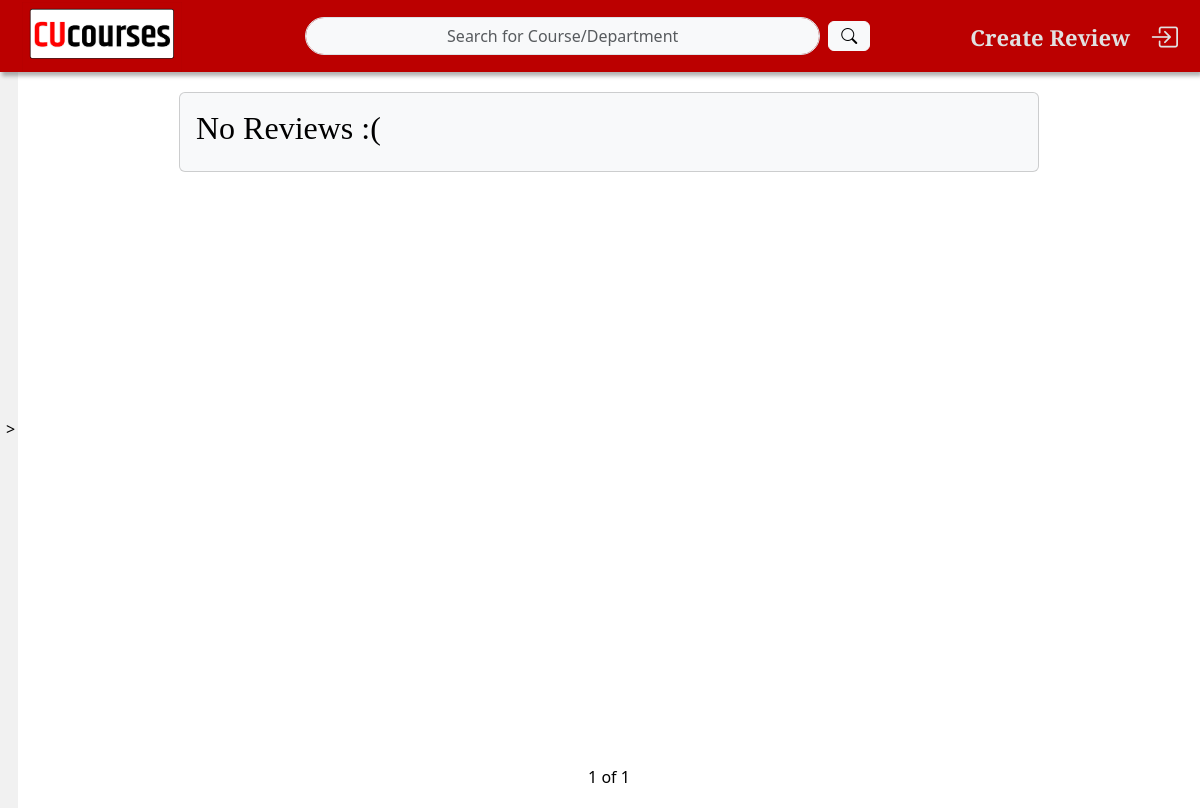
The page /search/?search_terms=History&page=1 on the database as committed earlier.
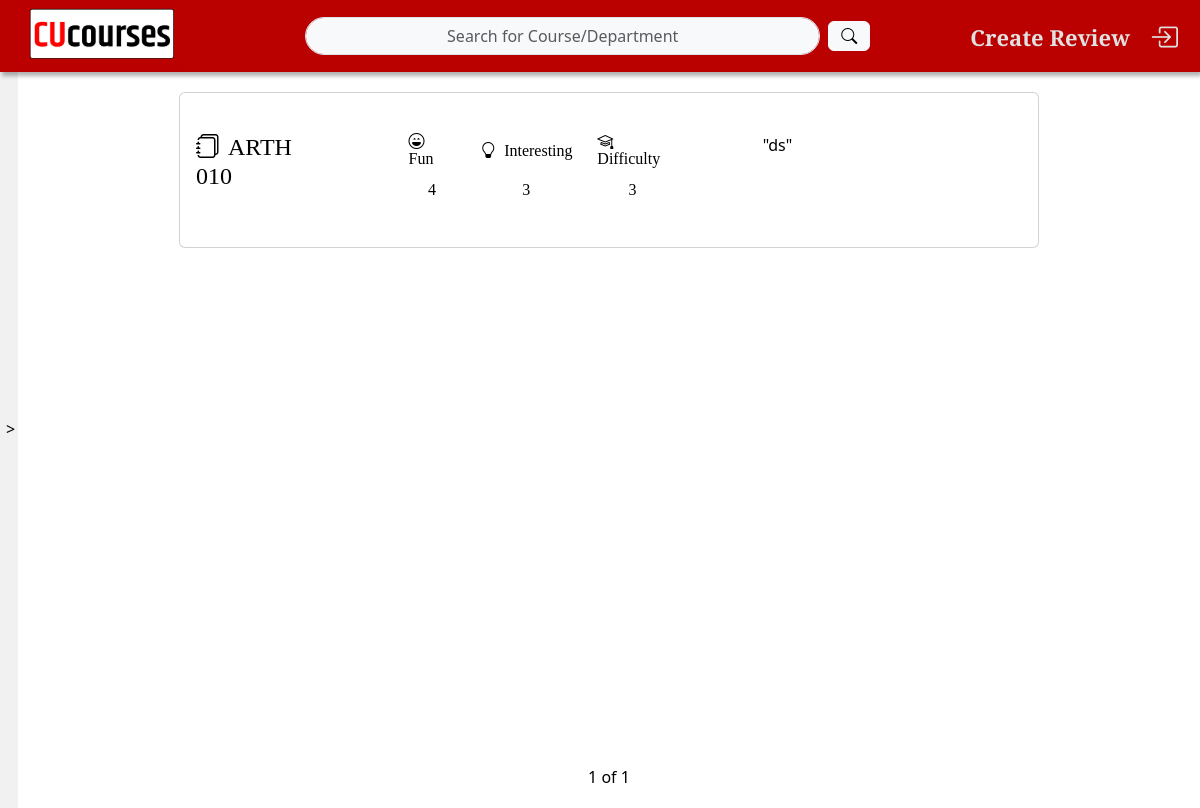
The same page on the database as committed later.
### reviews/models.py (models this page shows)
class review(models.Model):
    user = models.ForeignKey(User, on_delete=models.CASCADE, default="Anonymous")
    course = models.ForeignKey(course,on_delete=models.CASCADE,null=True)
    instructor = models.CharField(max_length=30)
    reviewText = models.TextField(max_length=800, null=False)
    anon = models.BooleanField(default=True)
    created = models.DateTimeField(auto_now_add=True)
    textbook = models.BooleanField(default=True)
    CHOICES = (
        ('1', '1'),
        ('2', '2'),
        ('3', '3'),
        ('4', '4'),
        ('5', '5'),
    )
    fun = models.CharField(max_length=1, choices=CHOICES,default='3')
    interesting = models.CharField(max_length=1, choices=CHOICES,default='3')
    difficult = models.CharField(max_length=1, choices=CHOICES,default='3')
    def __str__(self):
        return str(self.course)
    def snippet (self):
        if len(self.reviewText)>151:
            return "\"" + self.reviewText[:150] + "...\""
        else:
            return "\"" + self.reviewText + "\""
    class Meta:
        ordering = ['created']

class course(models.Model):
    courseCode = models.CharField(max_length=10)
    courseName = models.CharField(max_length=40)
    dept = models.ForeignKey(department,on_delete=models.CASCADE,null=True)
    def __str__(self):
        return self.courseCode

### reviews/views.py (the view)
# urls.py: path('search/', searchReviews.as_view(), name='search_reviews'),
class searchReviews(ListView):
    model = review
    context_object_name = "reviews"
    template_name = "reviews/searchReviews.html"
    paginate_by = 15
    def get_context_data(self, *args, **kwargs):
        context = super().get_context_data(*args, **kwargs)
        context['searchterms'] = self.request.GET.get('search_terms').upper()
        context['depts'] = department.objects.all()
        return context
    def get_queryset(self):
        search_term = self.request.GET.get('search_terms')
        queryset = review.objects.filter(
            models.Q(course__courseCode__icontains=search_term) |
            models.Q(course__courseName__icontains=search_term) |
            models.Q(course__dept__deptName__icontains=search_term)
        )
        return queryset

### reviews/templates/reviews/searchReviews.html
<html>
    {% load static %}
    <link rel="stylesheet"  type="text/css" href="{% static 'allStyles.css' %}">
    <header>
        {% include "./navMenu.html" %}
    </header>
    <body>
        <div class="container-fluid-p-0 d-flex flex-row belowNav">
            <div class="sideContainer">
            {% include "./sideMenu.html" with title_phrase='All Reviews'%}
            </div>
            <div class="contentTable">
                {% include "./reviewTable.html" %}
            </div>
        </div>
    </body>
</html>

### reviews/templates/reviews/navMenu.html (shortened to what this page needs)
{% load static %}
<head>
    <link href="https://cdn.jsdelivr.net/npm/bootstrap@5.3.0-alpha1/dist/css/bootstrap.min.css" rel="stylesheet">
    <link rel="stylesheet" href="https://cdn.jsdelivr.net/npm/bootstrap-icons@1.10.4/font/bootstrap-icons.css">
</head>
<body>
    <nav id = "mainNav" class = "navbar p-0">
        <div class="container-fluid">
            <ul class="mr-0 pr-0">
                <li><a class = "navbar noHover" href="{% url 'homePage' %}">
                        <img src= "{% static 'cuCoursesLogo.png' %}" alt="Logos" width="160" height="70" class="logo">
                    </a>
                </li>
                <li>
                </li>
            </ul>
            {% if request.path != '/' %}
            <div class ="navSearch">
                <form action="{% url 'search_reviews' %}" method="get" autocapitalize="on" class = "m-0 p-0">
                    <div class="row">
                        <div class="col-11 p-0">
                            <input id="search-input" type="text" name="search_terms" placeholder="Search for Course/Department" class="input-group-text form-control form-control-sm">
                        </div>
                        <div class="col-1 justify-content-center ps-2">
                            <button id="search-button" class = "btn btn-light  mt-1" type="submit"><i class="bi bi-search"></i></button>
                        </div>
                    </div>
                </form>
             </div>
             {% endif %}
            <ul class = "navbar-right m-0 p-0">
                <li><a id="create-review"href="{% url 'create-review' %}">Create Review</a></li>
                <li>
                    {%if request.user.is_authenticated%}
                    <a id="logout" href="{% url 'logout' %}" class="username-tooltip noHover mt-2" data-username="{{ request.user.username }}">
                        <h3><i class="bi bi-box-arrow-right"></i></h3>
                    </a>
                    {%else%}
                    <a id="login" href ="{% url 'login' %}" class="noHover mt-2">
                        <h3><i class="bi bi-box-arrow-in-right"></i></h3>
                    </a>
                    {% endif %}
                </li>
            </ul>
        </div>
    </nav>
</body>

### reviews/templates/reviews/sideMenu.html (shortened to what this page needs)
{% load static %}
<div class="sidebar" style="height: 97%; padding-top: 3%;">
    <button id='toggle' class="sidebar-toggle" onclick="toggle()">></button>
</div>

### reviews/templates/reviews/reviewTable.html (shortened to what this page needs)
{% load static %}
<div class ="reviewTable">
    <div class="container d-flex flex-column" style="height: 95%;">
        <div class="m-2" style="height: 100%; overflow-y: scroll;">
          <div class="card-deck">
            {% for review in reviews %}
            <div class="card mb-4" onclick="goToDetails('{% url 'review' review.id %}')">
              <div class="card-body text-black">
                <div class="row py-4">
                    <div class="col-2 justify-content-center">
                        <h4 class="card-title text"> <i class="bi bi-journals me-2"></i>{{ review }}</h4>
                    </div>
                    <div class="col-1"></div>
                    <div class="col-4">
                        <div class="row mb-1">
                            <div class="col-3 icon-container"><h6><i class="bi bi-emoji-laughing me-1"></i> Fun</h6></div>
                            <div class="col-5 icon-container"> <h6><i class="bi bi-lightbulb me-1"></i> Interesting</h6></div>
                            <div class="col-4 icon-container"><h6><i class="bi bi-mortarboard me-1"></i> Difficulty</h6></div>
                        </div>
                        <div class="row">
                            <div class="col-3 icon-container"> <h6>{{review.fun}}</h6></div>
                            <div class="col-5 icon-container"> <h6>{{review.interesting}}</h6></div>
                            <div class="col-4 icon-container"> <h6>{{review.difficult}}</h6></div>
                        </div>
                    </div>
                    <div class="col-1"></div>
                    <div class="col-4">
                        <p class="card-text"> {{ review.snippet }}</p>
                    </div>
                </div>
              </div>
            </div>
            {% empty %}
            <div class="card bg-light">
              <div class="card-body text-black">
                <h2 class="card-title">No Reviews :(</h2>
              </div>
            </div>
            {% endfor %}
          </div>
        </div>
      </div>
    <div class="row-xs pagination" style="height: 5%;">
            {{ page_obj.number }} of {{ page_obj.paginator.num_pages }}
    </div>
</div>

### reviews/static/allStyles.css (style rules this page uses)
:root { --primary-color: rgb(187, 0, 0); --secondary-color: rgba(99, 99, 99, 0.69);; --tertiary-color: rgb(250, 255, 184); --primary-dark: rgb(95, 0, 0); --black: rgb(27, 27, 27); --white: rgb(255, 255, 255); --text-color: rgb(225, 225, 225); --darkgray: rgb(50,50,50); --lightgray: rgb(241, 241, 241); --gradient-vertical: linear-gradient(rgb(187, 0, 0), rgb(255, 255, 255)); --gradient-horizontal: linear-gradient(to right,rgb(187, 0, 0), rgb(255, 255, 255)); --shadow: 2px 4px 4px hsla(0, 0%, 0%, 0.305); --body-font: 'Source Serif Pro', Times, serif; --heading-font: 'Crimson Text', Times, serif; }
body { background-color: var(--white); }
h1, h2, h3, h4, h5, h6 { font-family: var(--heading-font); }
form { color: black; }
a { text-decoration: underline; color: var(--black); font-weight: bold; }
.pagination { color: black; display: flex; justify-content: center; }
.reviewTable { overflow-y: scroll; background-color: var(--white); color: var(--text-color); padding: 0; height: 99%; padding-top: 1%; width: 75%; min-width: 75vw; }
.contentTable { height: 92vh; display: flex; flex-direction: row; justify-content: center; background-color: var(--white); color: var(--text-color); width: 100%; }
.icon-container { display: flex; align-items: center; justify-content: center; }
.sideContainer { height: 92vh; background-color: var(--lightgray); color: var(--text-color); }
.sidebar { height: 92vh; background-color: var(--lightgray); color: var(--text-color); padding: 0; display: flex; flex-direction: row; justify-content: center; }
.sidebar-toggle { background-color: var(--lightgray); color: rgb(0, 0, 0); border: none; width: 1.5vw; height: 100%; }
#mainNav { background: var(--primary-color); color: var(--black); box-shadow: var(--shadow); width: 100%; height:9vh; position: fixed; z-index: 999; }
#search-input { min-width: 500px; border-radius: 20px; }
.belowNav { padding-top:9vh; background: rgb(241, 241, 241); }
#mainNav ul { padding: 0; margin: 0; list-style: 0; height: 8vh; display: flex; align-items: center; }
#mainNav li { display: inline-flex; vertical-align: middle; padding: 10px 10px; align-items: center; height: 8vh; }
#mainNav a { color: var(--text-color); text-decoration: none; font-family: var(--heading-font); font-size: 22px; border-top: 2px solid transparent; }

Rows that differ between the two databases and show on the page:
added review: course.courseCode "ARTH 010", fun "4", interesting "3", difficult "3", snippet "\"ds\""
Other text that changed with them:
text no longer shown: "No Reviews :("
